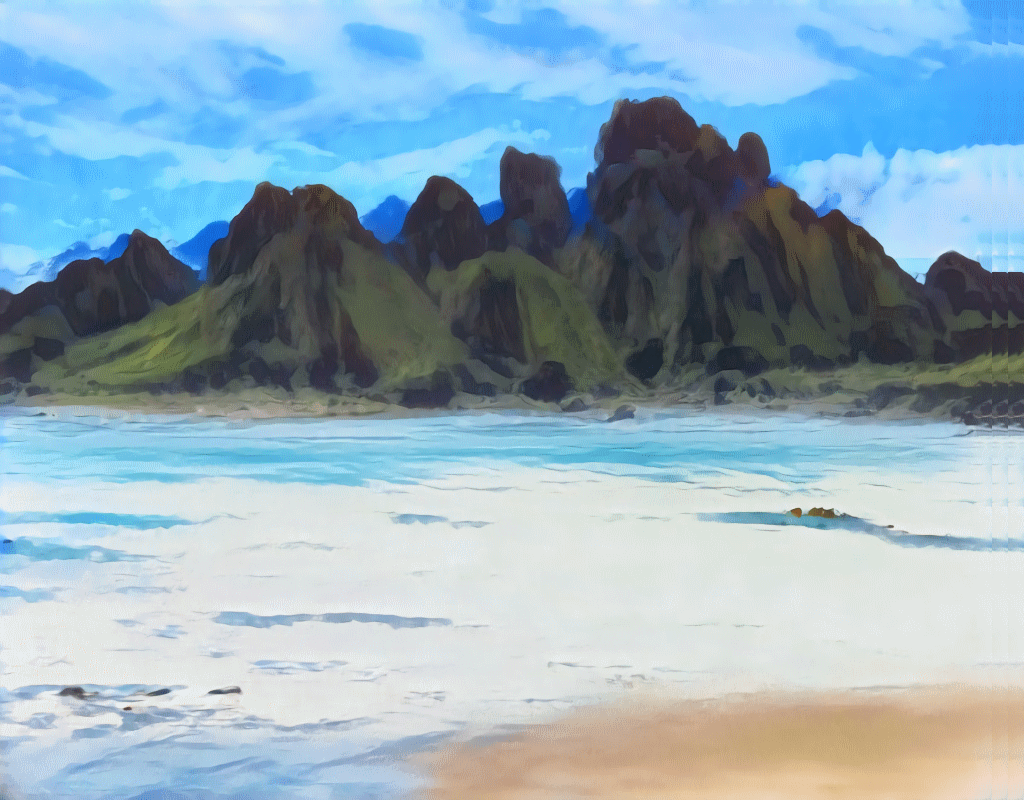

Below is a game level as drawn by its tile map, then a one-line description and the .tmx that defines it (tile-layer data replaced by summaries):
An orthogonal 64x50 tile map with 16x16 px tiles, 1 tile layer (Calque de Tuiles 1).

<map version="1.8" tiledversion="1.8.5" orientation="orthogonal" renderorder="left-up" width="64" height="50" tilewidth="16" tileheight="16" infinite="0" nextlayerid="2" nextobjectid="1">
 <tileset firstgid="1" source="map_assets/beach.tsx" />
 <layer id="1" name="Calque de Tuiles 1" width="64" height="50">
  <data>[3200 cells, 3200 non-empty, 3100 distinct tile ids]</data>
 </layer>
</map>
